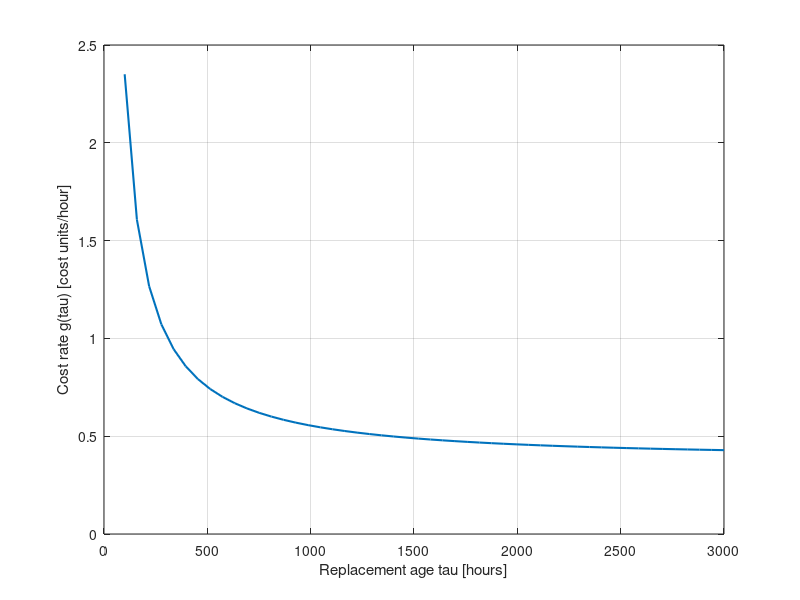

This chart was generated by the following MATLAB code:
function cost_rate_age_replacement_demo
    mtbf = 2000;     % hours
    lam = 1/mtbf;
    C_p = 200;       % preventive replacement cost
    C_f = 800;       % corrective replacement cost

    tau_vec = linspace(100, 3000, 50);
    g_vec = arrayfun(@(tau) cost_rate_age_replacement(lam, C_p, C_f, tau), tau_vec);

    [g_star, idx] = min(g_vec);
    tau_star = tau_vec(idx);

    fprintf("Approx optimal replacement age: %.1f hours\n", tau_star);
    fprintf("Min cost rate: %.2f cost units per hour\n", g_star);

    figure;
    plot(tau_vec, g_vec, 'LineWidth', 1.5);
    xlabel('Replacement age tau [hours]');
    ylabel('Cost rate g(tau) [cost units/hour]');
    grid on;
end

function g = cost_rate_age_replacement(lam, C_p, C_f, tau)
    if tau <= 0
        error('tau must be positive');
    end
    num = C_f + (C_p - C_f) * exp(-lam * tau);
    den = 1 - exp(-lam * tau);
    g = lam * num / den;
end
      
